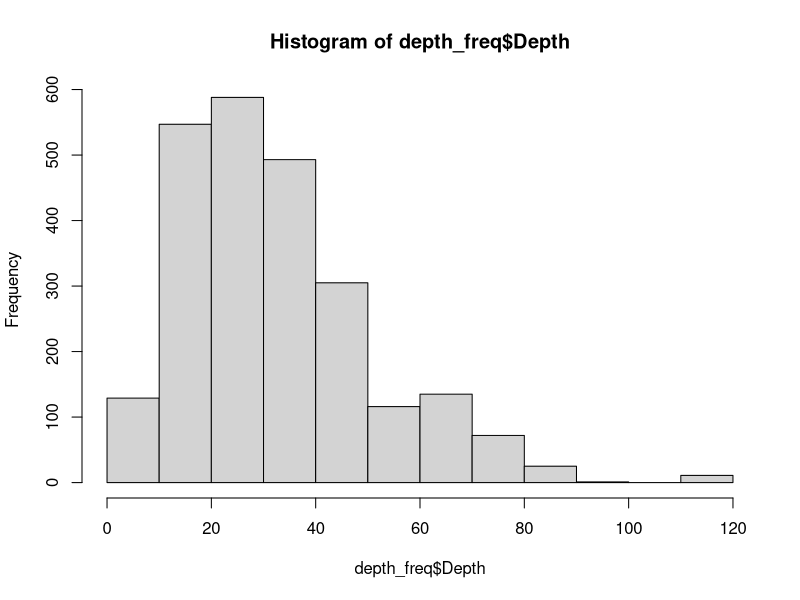
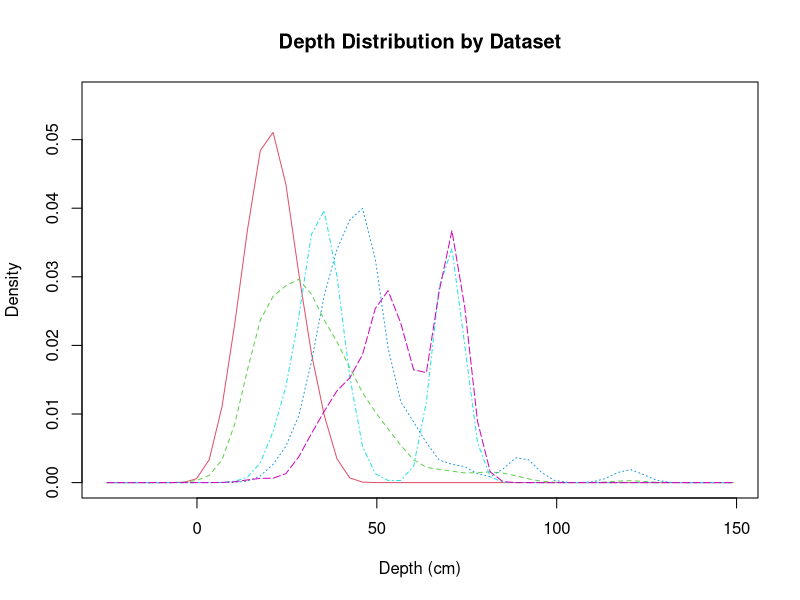

These charts were generated, in order, by the following R code: (Note: this script raises an error after producing the figures.)
### all probability curves

library(tidyverse)
library(dplyr)
library(sm)

setwd("/Users/katieirving/Documents/git/flow_eco_mech")

## work flow
## histograms as probability
## density or probability?
## scale and center using mean depth

## upload data 
## Depth
## Adult

ad_depth_con <- read.csv("output_data/05a_adult_depth_continuous.csv")
ad_depth_cat <- read.csv("output_data/05a_adult_depth_categorical.csv")
juv_depth_con <- read.csv("output_data/05a_juvenile_depth_continuous.csv")
juv_depth_cat <- read.csv("output_data/05a_juvenile_depth_categorical.csv")
sp_depth_cat <- read.csv("output_data/05a_spawning_depth_continuous.csv")

## combine data
all_depth <- rbind(ad_depth_con, ad_depth_cat)

## uncount data into frequency

depth_freq <- all_depth %>% 
  uncount(Abundance)
hist(depth_freq$Depth)

##look at different data sets

## compare different data sets
### get numbers for datasets
unique(depth_freq$Dataset)
tx <- depth_freq$Dataset == "Thompson"
sx <- depth_freq$Dataset == "Saiki"
wx <- depth_freq$Dataset == "Wulff"
swx <- depth_freq$Dataset == "SAWA"
smx <- depth_freq$Dataset == "SMEA"

depth_freq$Dataset_num[tx] <- 1
depth_freq$Dataset_num[sx] <- 2
depth_freq$Dataset_num[wx] <- 3
depth_freq$Dataset_num[swx] <- 4
depth_freq$Dataset_num[smx] <- 5

attach(depth_freq)

# create value labels
data.f <- factor(Dataset_num, levels= 1:5,
                 labels = c("Thompson", "Saiki", "Wulff", "SAWA", "SMEA"))
data.f
str(Depth)
as.vector(Depth)
# plot densities
sm.density.compare(as.vector(Depth), Dataset_num, xlab="Depth (cm)")
title(main="Depth Distribution by Dataset")

# add legend via mouse click
colfill<-c(2:(2+length(levels(data.f))))
legend(locator(1), levels(data.f), fill=colfill)

### centered and scaled histogram probability
mean ## 33.5929
(71-33.5929)/4
subset(depth_freq, Scaled_Depth >=2)
depth_freq$Scaled_Depth <-scale(depth_freq$Depth, scale=T, center=T)
scaled_x <- depth_freq$Scaled_Depth
h <- hist(scaled_x)
h$counts=(h$counts/sum(h$counts))*100
plot(h, xlab="Distance from mean Depth", ylab = "Percentage of observations",main = "Adult/Depth: Probability curve")
par(new=TRUE)
xfit<-seq(min(scaled_x),max(scaled_x),length=120)
yfit<-dnorm(xfit,mean=mean(scaled_x),sd=sd(scaled_x))
#plot the line with no axes or labels
plot(xfit, yfit, axes=FALSE, xlab='', ylab='', type='l', col='red' )
#add these now with axis
axis(4, at=pretty(range(yfit)))

### spawning

## uncount data into frequency
sp_depth_cat
depth_freq <- sp_depth_cat %>% 
  uncount(abundance)
hist(depth_freq$Depth)

##look at different data sets

## compare different data sets
### get numbers for datasets
unique(depth_freq$Dataset)
tx <- depth_freq$Dataset == "Thompson"
sx <- depth_freq$Dataset == "Saiki"
wx <- depth_freq$Dataset == "Wulff"
swx <- depth_freq$Dataset == "SAWA"
smx <- depth_freq$Dataset == "SMEA"

depth_freq$Dataset_num[tx] <- 1
depth_freq$Dataset_num[sx] <- 2
depth_freq$Dataset_num[wx] <- 3
depth_freq$Dataset_num[swx] <- 4
depth_freq$Dataset_num[smx] <- 5

attach(depth_freq)

# create value labels
data.f <- factor(Dataset_num, levels= 1:5,
                 labels = c("Thompson", "Saiki", "Wulff", "SAWA", "SMEA"))
data.f
str(Depth)
as.vector(Depth)
# plot densities
sm.density.compare(as.vector(Depth), Dataset_num, xlab="Depth (cm)")
title(main="Depth Distribution by Dataset")

# add legend via mouse click
colfill<-c(2:(2+length(levels(data.f))))
legend(locator(1), levels(data.f), fill=colfill)

### centered and scaled histogram probability
mean ## 33.5929
(71-33.5929)/4
subset(depth_freq, Scaled_Depth >=2)
depth_freq$Scaled_Depth <-scale(depth_freq$Depth, scale=T, center=T)
scaled_x <- depth_freq$Scaled_Depth
h <- hist(scaled_x)
h$counts=(h$counts/sum(h$counts))*100
plot(h, xlab="Distance from mean Depth", ylab = "Percentage of observations",main = "Adult/Depth: Probability curve")
par(new=TRUE)
xfit<-seq(min(scaled_x),max(scaled_x),length=120)
yfit<-dnorm(xfit,mean=mean(scaled_x),sd=sd(scaled_x))
#plot the line with no axes or labels
plot(xfit, yfit, axes=FALSE, xlab='', ylab='', type='l', col='red' )
#add these now with axis
axis(4, at=pretty(range(yfit)))


### juvenile

juv_depth_con <- read.csv("output_data/05a_juvenile_depth_continuous.csv")
juv_depth_cat <- read.csv("output_data/05a_juvenile_depth_categorical.csv")
# sp_depth_cat <- read.csv("output_data/05a_spawning_depth_continuous.csv")

## combine data
all_depth <- rbind(juv_depth_con, juv_depth_cat)

## uncount data into frequency

depth_freq <- all_depth %>% 
  uncount(Abundance)
hist(depth_freq$Depth)

##look at different data sets

## compare different data sets
### get numbers for datasets
unique(depth_freq$Dataset)
sx <- depth_freq$Dataset == "Saiki"
smx <- depth_freq$Dataset == "SMEA"

depth_freq$Dataset_num[sx] <- 1
depth_freq$Dataset_num[smx] <- 2

attach(depth_freq)

# create value labels
data.f <- factor(Dataset_num, levels= 1:2,
                 labels = c("Saiki", "SMEA"))
data.f
str(Depth)
as.vector(Depth)
# plot densities
sm.density.compare(as.vector(Depth), Dataset_num, xlab="Depth (cm)")
title(main="Depth Distribution by Dataset (Juvenile)")

# add legend via mouse click
colfill<-c(2:(2+length(levels(data.f))))
legend(locator(1), levels(data.f), fill=colfill)

# mean ## 36.55253
depth_freq$Scaled_Depth <-scale(depth_freq$Depth, scale=T, center=T)
scaled_x <- depth_freq$Scaled_Depth
h <- hist(scaled_x)
h$counts=(h$counts/sum(h$counts))*100
plot(h,  xlab="Distance from mean Depth", ylab = "Percentage of observations", main = "Juvenile/Depth: Probability curve")
par(new=TRUE)
xfit<-seq(min(scaled_x),max(scaled_x),length=120)
yfit<-dnorm(xfit,mean=mean(scaled_x),sd=sd(scaled_x))
#plot the line with no axes or labels
plot(xfit, yfit, axes=FALSE, xlab='', ylab='', type='l', col='red' )
#add these now with axis
axis(4, at=pretty(range(yfit)))
# axis(1, at=pretty(seq(0,120,1)))

### example of logistic regression with percentage

## frequency column
#### histogram
## use adult data
all_depth <- rbind(ad_depth_con, ad_depth_cat)

depth_freq <- all_depth %>% 
  uncount(Abundance)
hist(depth_freq$Depth)

sum(h$counts)
x <-depth_freq$Depth
h<-hist(x)
fr <- h$counts
per <- ((h$counts/sum(h$counts))*100)
h$counts=(h$counts/sum(h$counts))*100

xfit<-seq(min(x),max(x),length=130)
yfit<-dnorm(xfit,mean=mean(x),sd=sd(x))
yfit <- yfit*diff(h$mids[1:2])*length(x)
lines(xfit, yfit, col="blue", lwd=2)
diff(h$mids[1:2])
xfit ## depths
yfit ## frequencies

percs <- as.data.frame(matrix(ncol=2,nrow=12))
colnames(percs) <- c("freq", "percs")
percs$freq <- fr
percs$percs <- per
percs

freq_df <- cbind(xfit, yfit)

freq_df <- as.data.frame(freq_df)
names(freq_df) <- c("Depth", "Freq")
str(freq_df)
max(freq_df$Freq)


freq_df$f140 <- ifelse(freq_df$Freq <=140, 1,0) ## around 95% of observations
range(freq_df[which(freq_df$f140==1),"Depth"]) ## depths between 64 & 120


freq_df$f300 <- ifelse(freq_df$Freq  <= 300, 1,0) ## around 12.5% of observations
range(freq_df[which(freq_df$f300==1),"Depth"])

freq_df$f493 <- ifelse(freq_df$Freq <= 493 , 1,0) ## around 20.3% of observations
range(freq_df[which(freq_df$f493==1),"Depth"])

freq_df$fmax <- ifelse(freq_df$Freq > 493, 1,0) ## around 20.3% of observations
range(freq_df[which(freq_df$fmax==1),"Depth"])

freq_df

## model glm

freq140_glm <- glm(f140~Depth, data=freq_df,family=binomial(link = "logit"))
summary(freq140_glm)

freq300_glm <- glm(f300~Depth, data=freq_df,family=binomial(link = "logit"))
summary(freq300_glm)

freq493_glm <- glm(f493~Depth, data=freq_df,family=binomial(link = "logit"))
summary(freq493_glm)

freqmax_glm <- glm(fmax~Depth, data=freq_df,family=binomial(link = "logit"))
summary(freqmax_glm)


# create range of depth values

xdepth  <- seq(0,130, 0.1)
## prediction

## percentage is in relation to the bins in histogram

ydepth <- predict(freq140_glm, list(Depth = xdepth), type="response")
plot(freq_df$Depth, freq_df$f140, pch = 16, xlab = "Depth (cm)", ylab = "Presence", main="Adult/Depth: 5% Obvs")
lines(xdepth, ydepth) ## need to force through 0


ydepth <- predict(freq300_glm, list(Depth = xdepth), type="response")
plot(freq_df$Depth, freq_df$f300, pch = 16, xlab = "Depth (cm)", ylab = "Presence", main="Adult/Depth: 12.5% Obvs")
lines(xdepth, ydepth) ## need to force through 0

ydepth <- predict(freq493_glm, list(Depth = xdepth), type="response")
plot(freq_df$Depth, freq_df$f493, pch = 16, xlab = "Depth (cm)", ylab = "Presence", main="Adult/Depth: 20% Obvs")
lines(xdepth, ydepth) ## need to force through 0

ydepth <- predict(freqmax_glm, list(Depth = xdepth), type="response")
plot(freq_df$Depth, freq_df$fmax, pch = 16, xlab = "Depth (cm)", ylab = "Presence", main="Adult/Depth: 46% Obvs")
lines(xdepth, ydepth) ## need to force through 0

## back to prob curves

## temperature
ad_temp_con <- read.csv("output_data/05a_adult_temperature_continuous.csv")
juv_temp_con <- read.csv("output_data/05a_juvenile_temperature_continuous.csv")
sp_temp_con <- read.csv("output_data/05a_spawning_temperature_continuous.csv")
juv_temp_con
## adult
ad_temp_con
## uncount data into frequency

temp_freq <- ad_temp_con %>% 
  uncount(abundance)
hist(temp_freq$Temp)

##look at different data sets

## compare different data sets
### get numbers for datasets
unique(temp_freq$Dataset)
sx <- temp_freq$Dataset == "Saiki"
swx <- temp_freq$Dataset == "SAWA"

temp_freq$Dataset_num[sx] <- 1
temp_freq$Dataset_num[swx] <- 2

attach(temp_freq)

# create value labels
data.f <- factor(Dataset_num, levels= 1:2,
                 labels = c("Saiki", "SAWA"))


# plot densities
sm.density.compare(as.vector(Temp), Dataset_num, xlab="Temp")
title(main="Temp Distribution by Dataset (Adult)")

# add legend via mouse click
colfill<-c(2:(2+length(levels(data.f))))
legend(locator(1), levels(data.f), fill=colfill)

mean(temp_freq$Temp) ## 19.19221
temp_freq$Scaled_Temp <-scale(temp_freq$Temp, scale=T, center=T)
scaled_x <- temp_freq$Scaled_Temp
h <- hist(scaled_x)
h$counts=(h$counts/sum(h$counts))*100
plot(h,  xlab="Distance from mean Temp", ylab = "Percentage of observations", main = "Adult/Temp: Probability curve")
par(new=TRUE)
xfit<-seq(min(scaled_x),max(scaled_x),length=120)
yfit<-dnorm(xfit,mean=mean(scaled_x),sd=sd(scaled_x))
#plot the line with no axes or labels
plot(xfit, yfit, axes=FALSE, xlab='', ylab='', type='l', col='red' )
#add these now with axis
axis(4, at=pretty(range(yfit)))
# axis(1, at=pretty(seq(0,120,1)))

## Juvenile

juv_temp_con
## adult
ad_temp_con
## uncount data into frequency

temp_freq <- juv_temp_con %>% 
  uncount(Abundance)
hist(temp_freq$Temp)

mean(temp_freq$Temp) ## 17.02222
temp_freq$Scaled_Temp <-scale(temp_freq$Temp, scale=T, center=T)
scaled_x <- temp_freq$Scaled_Temp
h <- hist(scaled_x)
h$counts=(h$counts/sum(h$counts))*100
plot(h,  xlab="Distance from mean Temp", ylab = "Percentage of observations", main = "Juvenile/Temp: Probability curve")
par(new=TRUE)
xfit<-seq(min(scaled_x),max(scaled_x),length=120)
yfit<-dnorm(xfit,mean=mean(scaled_x),sd=sd(scaled_x))
#plot the line with no axes or labels
plot(xfit, yfit, axes=FALSE, xlab='', ylab='', type='l', col='red' )
#add these now with axis
axis(4, at=pretty(range(yfit)))
# axis(1, at=pretty(seq(0,120,1)))
min(temp_freq$Temp)

## velocity

ad_vel_con <- read.csv("output_data/05a_adult_velocity_continuous.csv")
# ad_vel_cat <- read.csv("output_data/05a_adult_velocity_categorical.csv") ## bottom velocity
juv_vel_con <- read.csv("output_data/05a_juvenile_velocity_continuous.csv")
# juv_vel_cat <- read.csv("output_data/05a_juvenile_velocity_categorical.csv") ## bottom velocity

ad_vel_con2 <- subset(ad_vel_con, Dataset=="Saiki")
ad_vel_con2
vel_freq <- ad_vel_con2 %>% 
  uncount(Abundance)
hist(vel_freq$Velocity)

##look at different data sets - need site info

## compare different data sets
### get numbers for datasets
unique(vel_freq$Dataset)
sx <- vel_freq$Dataset == "Saiki"
swx <- vel_freq$Dataset == "SAWA"

temp_freq$Dataset_num[sx] <- 1
temp_freq$Dataset_num[swx] <- 2

attach(temp_freq)

# create value labels
data.f <- factor(Dataset_num, levels= 1:2,
                 labels = c("Saiki", "SAWA"))


# plot densities
sm.density.compare(as.vector(Temp), Dataset_num, xlab="Temp")
title(main="Temp Distribution by Dataset (Adult)")

# add legend via mouse click
colfill<-c(2:(2+length(levels(data.f))))
legend(locator(1), levels(data.f), fill=colfill)

#### curve
mean(vel_freq$Velocity) ## 0.3422552, -1 = 0.09ms
min(vel_freq$Velocity)
vel_freq$Scaled_Vel <-scale(vel_freq$Velocity, scale=T, center=T)
scaled_x <- vel_freq$Scaled_Vel
h <- hist(scaled_x)
h$counts=(h$counts/sum(h$counts))*100
plot(h,  xlab="Distance from mean Velocity", ylab = "Percentage of observations", main = "Adult/Velocity: Probability curve")
par(new=TRUE)
xfit<-seq(min(scaled_x),max(scaled_x),length=120)
yfit<-dnorm(xfit,mean=mean(scaled_x),sd=sd(scaled_x))
#plot the line with no axes or labels
plot(xfit, yfit, axes=FALSE, xlab='', ylab='', type='l', col='red' )
#add these now with axis
axis(4, at=pretty(range(yfit)))
# axis(1, at=pretty(seq(0,120,1)))
dnorm(-2, mean=mean(scaled_x),sd=sd(scaled_x))

vel_freq
